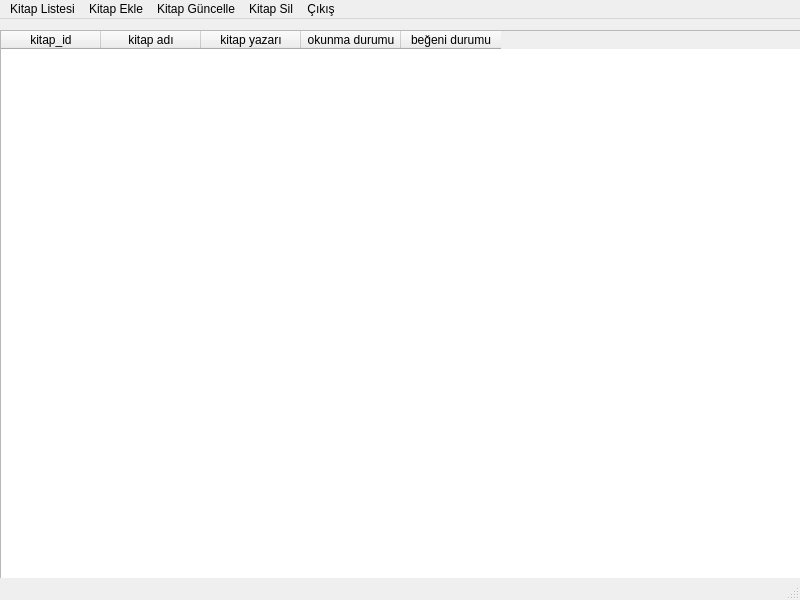
<?xml version="1.0" encoding="UTF-8"?>
<ui version="4.0">
 <class>menu</class>
 <widget class="QMainWindow" name="menu">
  <property name="geometry">
   <rect>
    <x>0</x>
    <y>0</y>
    <width>800</width>
    <height>600</height>
   </rect>
  </property>
  <property name="windowTitle">
   <string>MainWindow</string>
  </property>
  <widget class="QWidget" name="AnaForm">
   <widget class="QTableWidget" name="tableWidget">
    <property name="geometry">
     <rect>
      <x>0</x>
      <y>11</y>
      <width>901</width>
      <height>591</height>
     </rect>
    </property>
    <column>
     <property name="text">
      <string>kitap_id</string>
     </property>
    </column>
    <column>
     <property name="text">
      <string>kitap adı</string>
     </property>
    </column>
    <column>
     <property name="text">
      <string>kitap yazarı</string>
     </property>
    </column>
    <column>
     <property name="text">
      <string>okunma durumu</string>
     </property>
    </column>
    <column>
     <property name="text">
      <string>beğeni durumu</string>
     </property>
    </column>
   </widget>
  </widget>
  <widget class="QMenuBar" name="menubar">
   <property name="geometry">
    <rect>
     <x>0</x>
     <y>0</y>
     <width>800</width>
     <height>26</height>
    </rect>
   </property>
   <widget class="QMenu" name="kliste">
    <property name="title">
     <string>Kitap Listesi</string>
    </property>
    <addaction name="actionlistele"/>
   </widget>
   <widget class="QMenu" name="kekle">
    <property name="title">
     <string>Kitap Ekle</string>
    </property>
    <addaction name="actioneklemek"/>
   </widget>
   <widget class="QMenu" name="kguncelle">
    <property name="title">
     <string>Kitap Güncelle</string>
    </property>
    <addaction name="actionguncelle"/>
   </widget>
   <widget class="QMenu" name="ksil">
    <property name="title">
     <string>Kitap Sil</string>
    </property>
    <addaction name="separator"/>
    <addaction name="actionsil"/>
   </widget>
   <widget class="QMenu" name="cikis">
    <property name="title">
     <string>Çıkış</string>
    </property>
    <addaction name="actioncikis"/>
   </widget>
   <addaction name="kliste"/>
   <addaction name="kekle"/>
   <addaction name="kguncelle"/>
   <addaction name="ksil"/>
   <addaction name="cikis"/>
  </widget>
  <widget class="QStatusBar" name="statusbar"/>
  <action name="actioneklemek">
   <property name="text">
    <string>kitap ekle</string>
   </property>
  </action>
  <action name="actionguncelle">
   <property name="text">
    <string>guncelle</string>
   </property>
  </action>
  <action name="actionsil">
   <property name="text">
    <string>sil</string>
   </property>
  </action>
  <action name="actioncikis">
   <property name="text">
    <string>cikis</string>
   </property>
  </action>
  <action name="actionlistele">
   <property name="text">
    <string>listele</string>
   </property>
  </action>
 </widget>
 <resources/>
 <connections/>
</ui>
